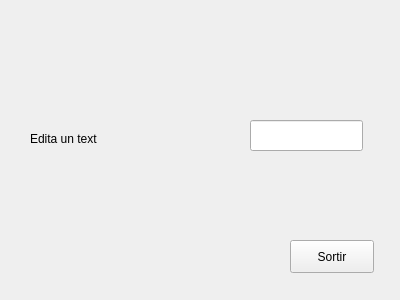
<?xml version="1.0" encoding="UTF-8"?>
<ui version="4.0">
 <class>MyForm</class>
 <widget class="QWidget" name="MyForm">
  <property name="geometry">
   <rect>
    <x>0</x>
    <y>0</y>
    <width>400</width>
    <height>300</height>
   </rect>
  </property>
  <property name="windowTitle">
   <string>Form</string>
  </property>
  <widget class="QPushButton" name="pushButton">
   <property name="geometry">
    <rect>
     <x>290</x>
     <y>240</y>
     <width>84</width>
     <height>33</height>
    </rect>
   </property>
   <property name="text">
    <string>Sortir</string>
   </property>
  </widget>
  <widget class="MyLineEdit" name="lineEdit">
   <property name="geometry">
    <rect>
     <x>250</x>
     <y>120</y>
     <width>113</width>
     <height>31</height>
    </rect>
   </property>
  </widget>
  <widget class="QLabel" name="label">
   <property name="geometry">
    <rect>
     <x>33</x>
     <y>70</y>
     <width>71</width>
     <height>20</height>
    </rect>
   </property>
   <property name="text">
    <string/>
   </property>
  </widget>
  <widget class="QLabel" name="label_2">
   <property name="geometry">
    <rect>
     <x>30</x>
     <y>130</y>
     <width>91</width>
     <height>17</height>
    </rect>
   </property>
   <property name="text">
    <string>Edita un text</string>
   </property>
  </widget>
 </widget>
 <customwidgets>
  <customwidget>
   <class>MyLineEdit</class>
   <extends>QLineEdit</extends>
   <header>MyLineEdit.h</header>
   <slots>
    <signal>enviaText(QString)</signal>
    <slot>tractaReturn()</slot>
   </slots>
  </customwidget>
 </customwidgets>
 <resources/>
 <connections>
  <connection>
   <sender>pushButton</sender>
   <signal>clicked(bool)</signal>
   <receiver>MyForm</receiver>
   <slot>close()</slot>
   <hints>
    <hint type="sourcelabel">
     <x>352</x>
     <y>255</y>
    </hint>
    <hint type="destinationlabel">
     <x>236</x>
     <y>272</y>
    </hint>
   </hints>
  </connection>
  <connection>
   <sender>lineEdit</sender>
   <signal>returnPressed()</signal>
   <receiver>lineEdit</receiver>
   <slot>tractaReturn()</slot>
   <hints>
    <hint type="sourcelabel">
     <x>281</x>
     <y>147</y>
    </hint>
    <hint type="destinationlabel">
     <x>323</x>
     <y>150</y>
    </hint>
   </hints>
  </connection>
  <connection>
   <sender>lineEdit</sender>
   <signal>enviaText(QString)</signal>
   <receiver>label</receiver>
   <slot>setText(QString)</slot>
   <hints>
    <hint type="sourcelabel">
     <x>251</x>
     <y>135</y>
    </hint>
    <hint type="destinationlabel">
     <x>76</x>
     <y>79</y>
    </hint>
   </hints>
  </connection>
 </connections>
</ui>
